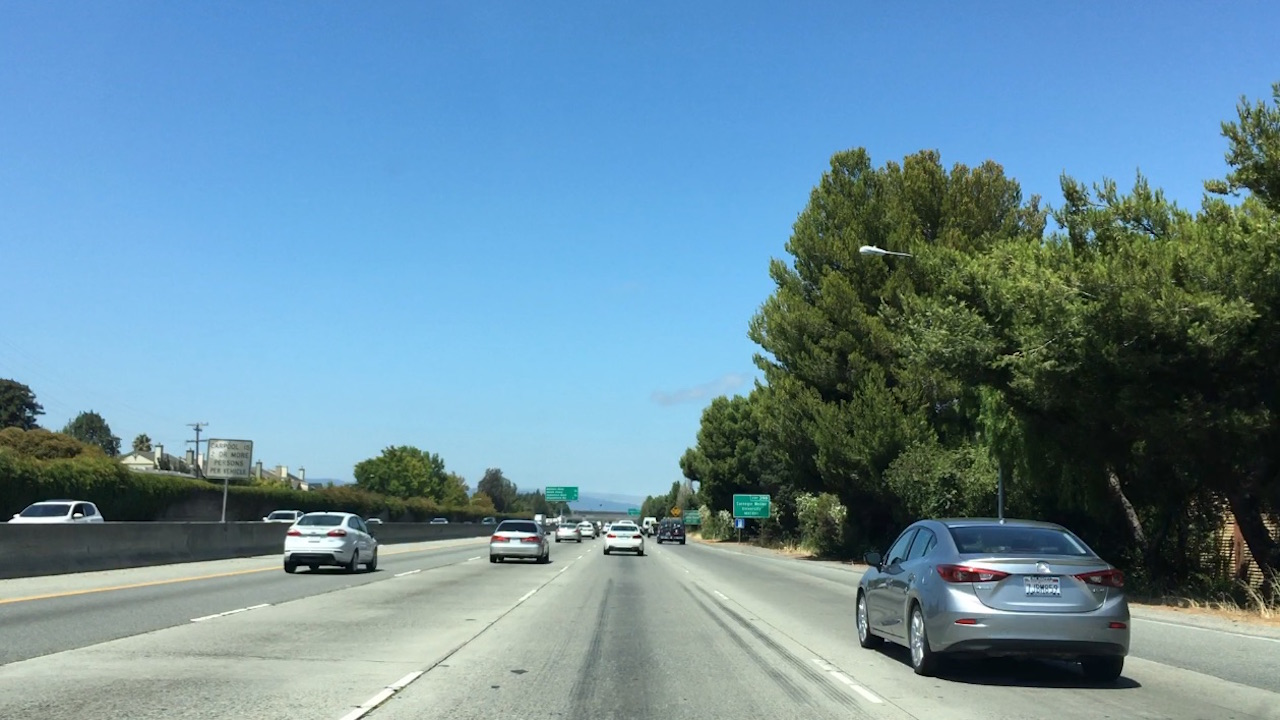
#> input picture objection_detection/bbox-example-image.jpg, 1280 x 720 px
$ jupyter execute --allow-errors Untitled.ipynb   (older library calls are emulated)
#> lines starting #> are read from the running program, lines starting #| are printed output that depends on the picture; after the words box and inside, x2 and y2 are one past the last pixel; in counts of white or black regions, pixels touching at a corner belong together
## draw_bboxes.py

[cell 1]
import numpy as np
import cv2
import matplotlib.pyplot as plt
import matplotlib.image as mpimg
image = mpimg.imread('./bbox-example-image.jpg')
#> image is the input picture: shape (720, 1280, 3); mean R, G, B 105, 140.8, 158.7

# Define a function that takes an image, a list of bounding boxes,
# and optional color tuple and line thickness as inputs
# then draws boxes in that color on the output

def draw_boxes(img, bboxes, color=(0, 255, 255), thick=6):
    # make a copy of the image
#> called with color = (0, 255, 255), thick = 6
    draw_img = np.copy(img)
    # draw each bounding box on your image copy using cv2.rectangle()
    for bbox in bboxes:
        # Draw a rectangle given bbox coordinates
        cv2.rectangle(draw_img, bbox[0], bbox[1], color, thick)
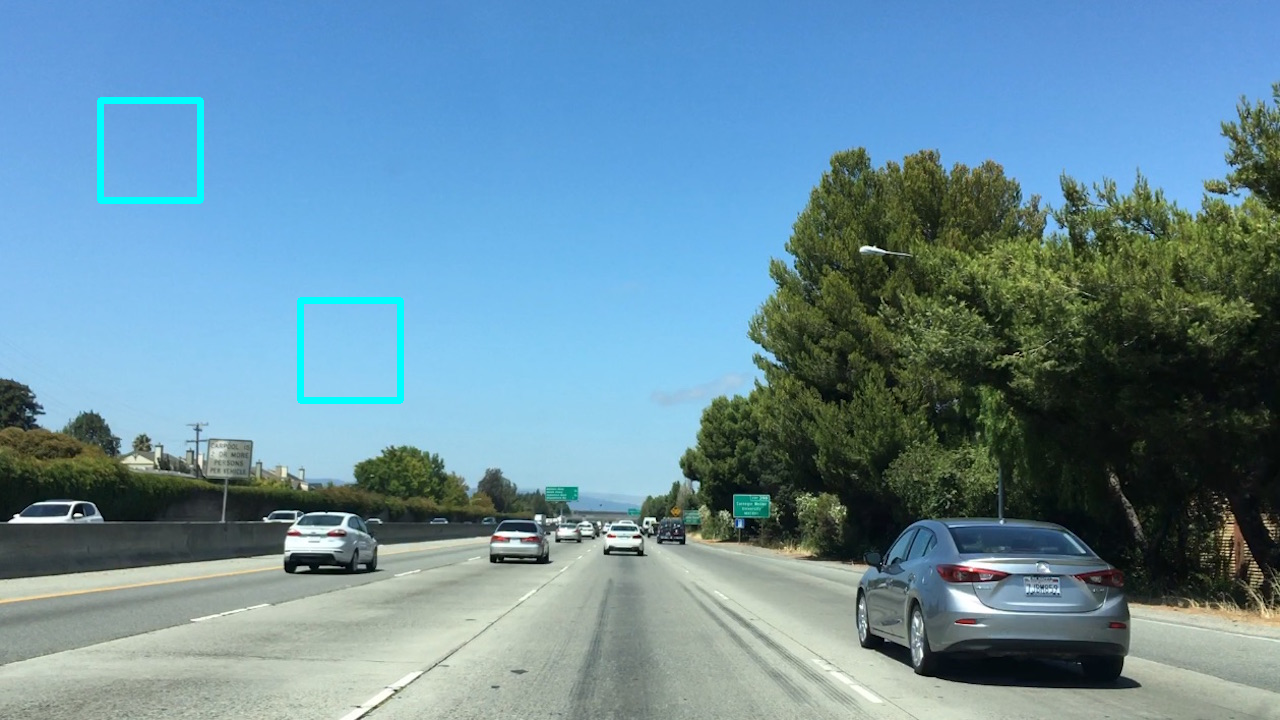
#> draw_img: shape (720, 1280, 3); 0.6% of pixels changed, all inside (x1, y1, x2, y2) = (97, 97, 404, 404)
    # return the image copy with boxes drawn
    return draw_img # Change this line to return image copy with boxes
# Add bounding boxes in this format, these are just example coordinates.
bboxes = [((100, 100), (200, 200)), ((300, 300), (400, 400))]

result = draw_boxes(image, bboxes)
plt.imshow(result)

## template_match.py
- detecting things that do not vary in there appearance much

[cell 2]
import numpy as np
import cv2
import matplotlib.pyplot as plt
import matplotlib.image as mpimg

image = mpimg.imread('bbox-example-image.jpg')
#image = mpimg.imread('temp-matching-example-2.jpg')
templist = ['cutout1.jpg', 'cutout2.jpg', 'cutout3.jpg',
            'cutout4.jpg', 'cutout5.jpg', 'cutout6.jpg']

# Here is your draw_boxes function from the previous exercise
def draw_boxes(img, bboxes, color=(0, 0, 255), thick=6):
    # Make a copy of the image
    imcopy = np.copy(img)
    # Iterate through the bounding boxes
    for bbox in bboxes:
        # Draw a rectangle given bbox coordinates
        cv2.rectangle(imcopy, bbox[0], bbox[1], color, thick)
    # Return the image copy with boxes drawn
    return imcopy


# Define a function that takes an image and a list of templates as inputs
# then searches the image and returns the a list of bounding boxes
# for matched templates
def find_matches(img, template_list):
    # Define an empty list to take bbox coords
    bbox_list = []
    # Define matching method
    # Other options include: cv2.TM_CCORR_NORMED', 'cv2.TM_CCOEFF', 'cv2.TM_CCORR',
    #         'cv2.TM_SQDIFF', 'cv2.TM_SQDIFF_NORMED'
    method = cv2.TM_CCOEFF_NORMED
#> method = 5
    # Iterate through template list
    for temp in template_list:
        # Read in templates one by one
        tmp = mpimg.imread("./cutouts/"+temp)
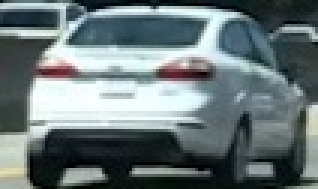
#> input picture objection_detection/cutouts/cutout1.jpg, 106 x 63 px (shown 3 times larger)
#> tmp is the input picture: shape (63, 106, 3); mean R, G, B 105.4, 118.5, 120.3
        # Use cv2.matchTemplate() to search the image
        result = cv2.matchTemplate(img, tmp, method)
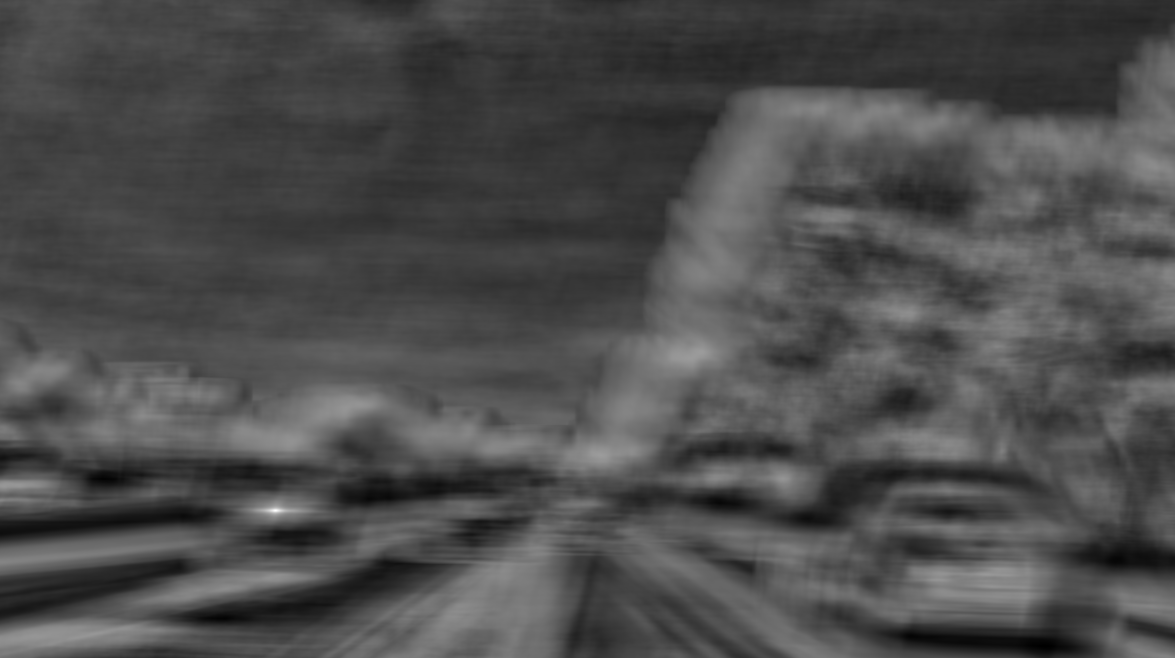
#> result: shape (658, 1175) float32; min -0.484, max 1, mean -0.0361; drawn with min black and max white
        # Use cv2.minMaxLoc() to extract the location of the best match
        min_val, max_val, min_loc, max_loc = cv2.minMaxLoc(result)
#> min_val = -0.484; max_val = 1; min_loc = (1043, 645); max_loc = (275, 510)
        # Determine a bounding box for the match
        w, h = (tmp.shape[1], tmp.shape[0])
#> w = 106; h = 63
        if method in [cv2.TM_SQDIFF, cv2.TM_SQDIFF_NORMED]:
            top_left = min_loc
        else:
            top_left = max_loc
#> top_left = (275, 510)
        bottom_right = (top_left[0] + w, top_left[1] + h)
#> bottom_right = (381, 573)
        # Append bbox position to list
        bbox_list.append((top_left, bottom_right))
#> pass 2 of the loop in find_matches, `for temp in template_list:`:
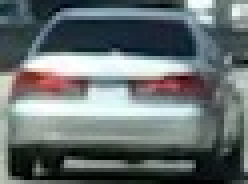
#> input picture objection_detection/cutouts/cutout2.jpg, 62 x 46 px (shown 4 times larger)
#> in find_matches, tmp is the input picture: shape (46, 62, 3); mean R, G, B 103.4, 112.1, 112.8
#> in find_matches, `result = cv2.matchTemplate(img, tmp, method)`:
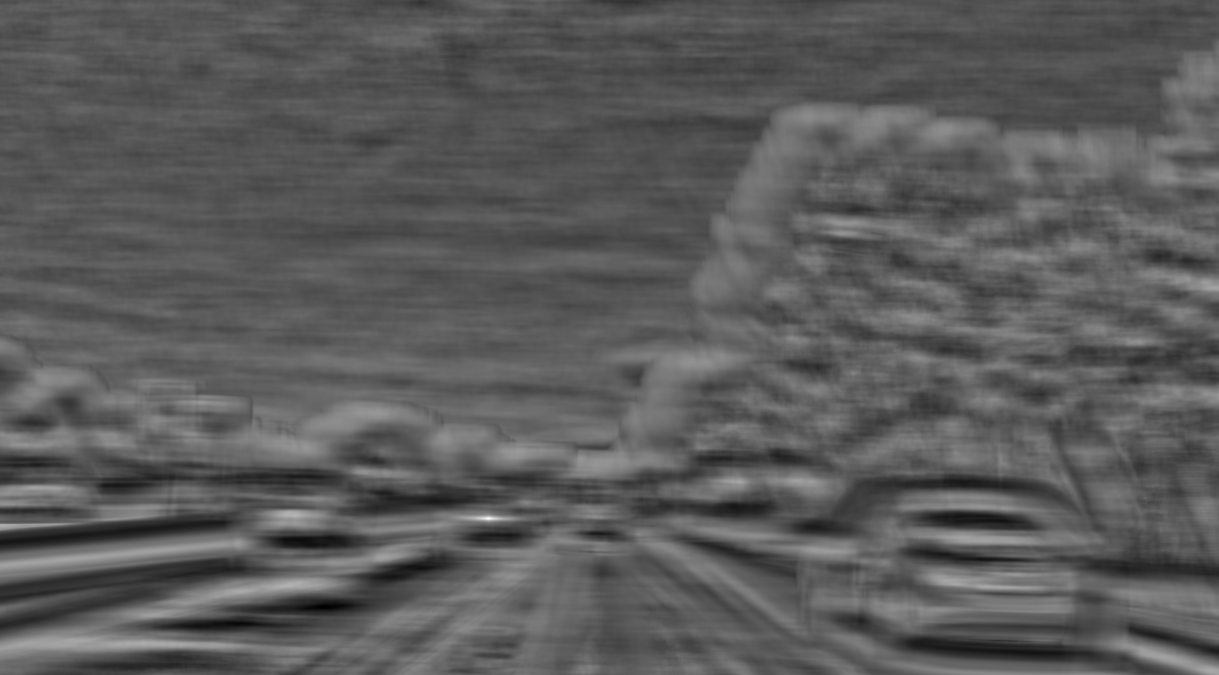
#> result: shape (675, 1219) float32; min -0.584, max 1, mean -0.0177; drawn with min black and max white
#> min_val = -0.584; min_loc = (326, 606); max_loc = (488, 518)
#> bottom_right = (550, 564)
#> pass 3 of the loop in find_matches, `for temp in template_list:`:
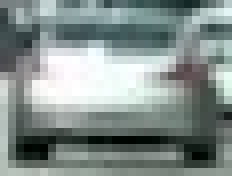
#> input picture objection_detection/cutouts/cutout3.jpg, 29 x 22 px (shown 8 times larger)
#> in find_matches, tmp is the input picture: shape (22, 29, 3); mean R, G, B 131.5, 142.9, 140.1
#> in find_matches, `result = cv2.matchTemplate(img, tmp, method)`:
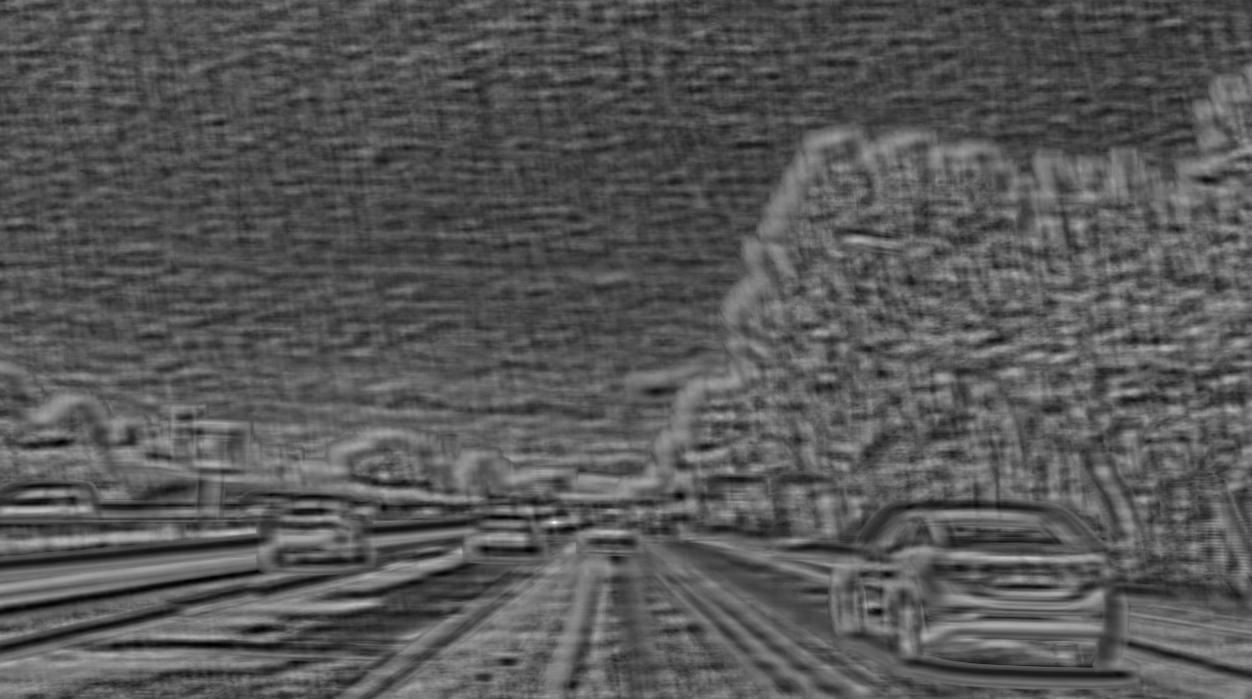
#> result: shape (699, 1252) float32; min -0.582, max 0.999, mean -0.039; drawn with min black and max white
#> min_val = -0.582; max_val = 0.999; min_loc = (216, 644); max_loc = (554, 522)
#> bottom_right = (583, 544)
#> the loop made 6 passes; the first 3 are shown
        # Return the list of bounding boxes
    return bbox_list

#> (the rest of this cell did not finish here and is left out)

## Histograms of Color

[cell 3]
import numpy as np
import cv2
import matplotlib.pyplot as plt
import matplotlib.image as mpimg

image = mpimg.imread('./cutouts/cutout1.jpg')

# Define a function to compute color histogram features
def color_hist(img, nbins=32, bins_range=(0, 256)):
    # Compute the histogram of the RGB channels separately
#> called with nbins = 32, bins_range = (0, 256)
    rhist = np.histogram(img[:,:,0], bins=nbins, range=bins_range)
    ghist = np.histogram(img[:,:,1], bins=nbins, range=bins_range)
    bhist = np.histogram(img[:,:,2], bins=nbins, range=bins_range)
    # Generating bin centers
    bin_edges = rhist[1]
#> bin_edges = 33 values from 0 to 256
    bin_centers = (bin_edges[1:]  + bin_edges[0:len(bin_edges)-1])/2
#> bin_centers = 32 values from 4 to 252
    # Concatenate the histograms into a single feature vector
    hist_features = np.concatenate((rhist[0], ghist[0], bhist[0]))
#> hist_features = 96 values, max 634 at index 95, min 49 at index 31, mean 208.7
    # Return the individual histograms, bin_centers and feature vector
    return rhist, ghist, bhist, bin_centers, hist_features

rh, gh, bh, bincen, feature_vec = color_hist(image, nbins=32, bins_range=(0, 256))
#> bincen = 32 values from 4 to 252; feature_vec has the same summary as hist_features in color_hist

# Plot a figure with all three bar charts
if rh is not None:
    fig = plt.figure(figsize=(12,3))
    plt.subplot(131)
    plt.bar(bincen, rh[0])
    plt.xlim(0, 256)
    plt.title('R Histogram')
    plt.subplot(132)
    plt.bar(bincen, gh[0])
    plt.xlim(0, 256)
    plt.title('G Histogram')
    plt.subplot(133)
    plt.bar(bincen, bh[0])
    plt.xlim(0, 256)
    plt.title('B Histogram')
    fig.tight_layout()
else:
    print('Your function is returning None for at least one variable...')
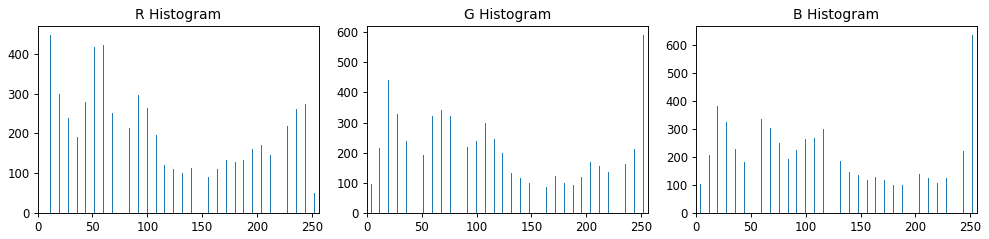
#> figure drawn by matplotlib, 3 panels; panel 1: tallest bar 448 high, from x = 11.6 to 12.4; panel 2: tallest bar 591 high, from x = 251.6 to 252.4; panel 3: tallest bar 634 high, from x = 251.6 to 252.4

## Explore Color Spaces

[cell 4]
import cv2
import numpy as np
import matplotlib.pyplot as plt
from mpl_toolkits.mplot3d import Axes3D

def plot3d(pixels, colors_rgb,
        axis_labels=list("RGB"), axis_limits=((0, 255), (0, 255), (0, 255))):
    """Plot pixels in 3D."""

    # Create figure and 3D axes
    fig = plt.figure(figsize=(8, 8))
    ax = Axes3D(fig)

    # Set axis limits
    ax.set_xlim(*axis_limits[0])
    ax.set_ylim(*axis_limits[1])
    ax.set_zlim(*axis_limits[2])

    # Set axis labels and sizes
    ax.tick_params(axis='both', which='major', labelsize=14, pad=8)
    ax.set_xlabel(axis_labels[0], fontsize=16, labelpad=16)
    ax.set_ylabel(axis_labels[1], fontsize=16, labelpad=16)
    ax.set_zlabel(axis_labels[2], fontsize=16, labelpad=16)

    # Plot pixel values with colors given in colors_rgb
    ax.scatter(
        pixels[:, :, 0].ravel(),
        pixels[:, :, 1].ravel(),
        pixels[:, :, 2].ravel(),
        c=colors_rgb.reshape((-1, 3)), edgecolors='none')

    return ax  # return Axes3D object for further manipulation


# Read a color image
img = cv2.imread("bbox-example-image.jpg")

# Select a small fraction of pixels to plot by subsampling it
scale = max(img.shape[0], img.shape[1], 64) / 64  # at most 64 rows and columns
#> scale = 20
img_small = cv2.resize(img, (np.int(img.shape[1] / scale), np.int(img.shape[0] / scale)), interpolation=cv2.INTER_NEAREST)
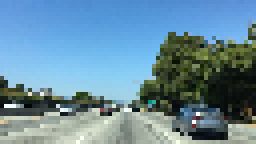
#> img_small: shape (36, 64, 3) (shown 4 times larger); mean B, G, R 159.4, 140.4, 103.8

# Convert subsampled image to desired color space(s)
img_small_RGB = cv2.cvtColor(img_small, cv2.COLOR_BGR2RGB)  # OpenCV uses BGR, matplotlib likes RGB
img_small_HSV = cv2.cvtColor(img_small, cv2.COLOR_BGR2HSV)
#> img_small_HSV: shape (36, 64, 3); mean H, S, V 81.3, 100.1, 167.7
img_small_rgb = img_small_RGB / 255.  # scaled to [0, 1], only for plotting

# Plot and show
plot3d(img_small_RGB, img_small_rgb)
plt.show()

plot3d(img_small_HSV, img_small_rgb, axis_labels=list("HSV"))
plt.show()

## Spatial Binning of Color

[cell 5]
import numpy as np
import cv2
import matplotlib.pyplot as plt
import matplotlib.image as mpimg

# Read in an image
# You can also read cutout2, 3, 4 etc. to see other examples
image = mpimg.imread('cutouts/cutout1.jpg')

# Define a function to compute color histogram features
# Pass the color_space flag as 3-letter all caps string
# like 'HSV' or 'LUV' etc.
# KEEP IN MIND IF YOU DECIDE TO USE THIS FUNCTION LATER
# IN YOUR PROJECT THAT IF YOU READ THE IMAGE WITH
# cv2.imread() INSTEAD YOU START WITH BGR COLOR!
def bin_spatial(img, color_space='RGB', size=(32, 32)):
    # Convert image to new color space (if specified)
#> called with color_space = 'RGB', size = (32, 32)
    if color_space != 'RGB':
        if color_space == 'HSV':
            feature_image = cv2.cvtColor(img, cv2.COLOR_RGB2HSV)
        elif color_space == 'LUV':
            feature_image = cv2.cvtColor(img, cv2.COLOR_RGB2LUV)
        elif color_space == 'HLS':
            feature_image = cv2.cvtColor(img, cv2.COLOR_RGB2HLS)
        elif color_space == 'YUV':
            feature_image = cv2.cvtColor(img, cv2.COLOR_RGB2YUV)
        elif color_space == 'YCrCb':
            feature_image = cv2.cvtColor(img, cv2.COLOR_RGB2YCrCb)
    else: feature_image = np.copy(img)
    # Use cv2.resize().ravel() to create the feature vector
    features = cv2.resize(feature_image, size).ravel()
#> features = 3072 values, max 255 at index 788, min 1 at index 36, mean 114.7
    # Convert image to new color space (if specified)
    # # Use cv2.resize().ravel() to create the feature vector
    # features = img.ravel() # Remove this line!
    # Return the feature vector
    return features

feature_vec = bin_spatial(image, color_space='RGB', size=(32, 32))
#> feature_vec has the same summary as features in bin_spatial

# Plot features
plt.plot(feature_vec)
plt.title('Spatially Binned Features')
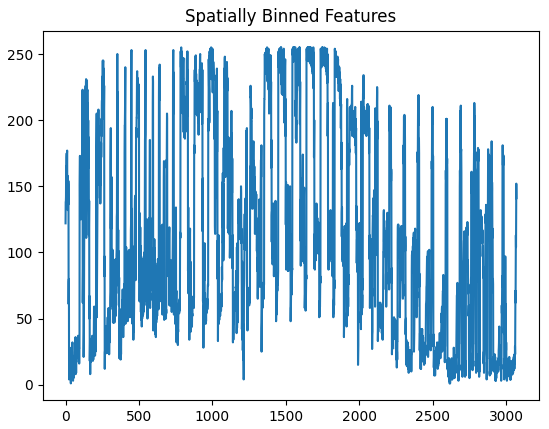
#> figure drawn by matplotlib, 1 panel; curve peaks at x = 788, y = 255
